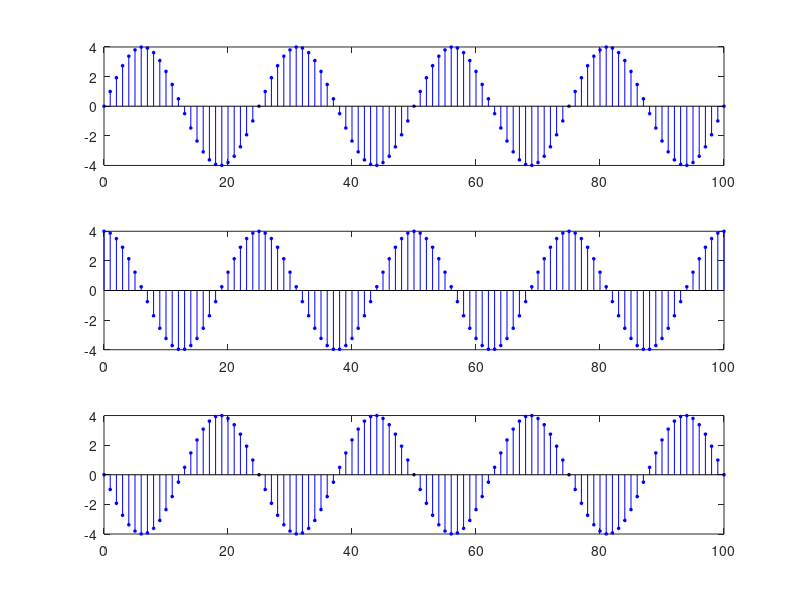

This figure's MATLAB source:
n=0:1:100;
a=4;

x=a*sin(2*pi*0.04*n+0);
subplot(3,1,1); 
Hs = stem(n,x,'b','filled');
set(Hs,'markersize',2);

x=a*sin(2*pi*0.04*n+(pi/2));
subplot(3,1,2); 
Hs = stem(n,x,'b','filled');
set(Hs,'markersize',2);

x=a*sin(2*pi*0.04*n+pi);
subplot(3,1,3); 
Hs = stem(n,x,'b','filled');
set(Hs,'markersize',2);